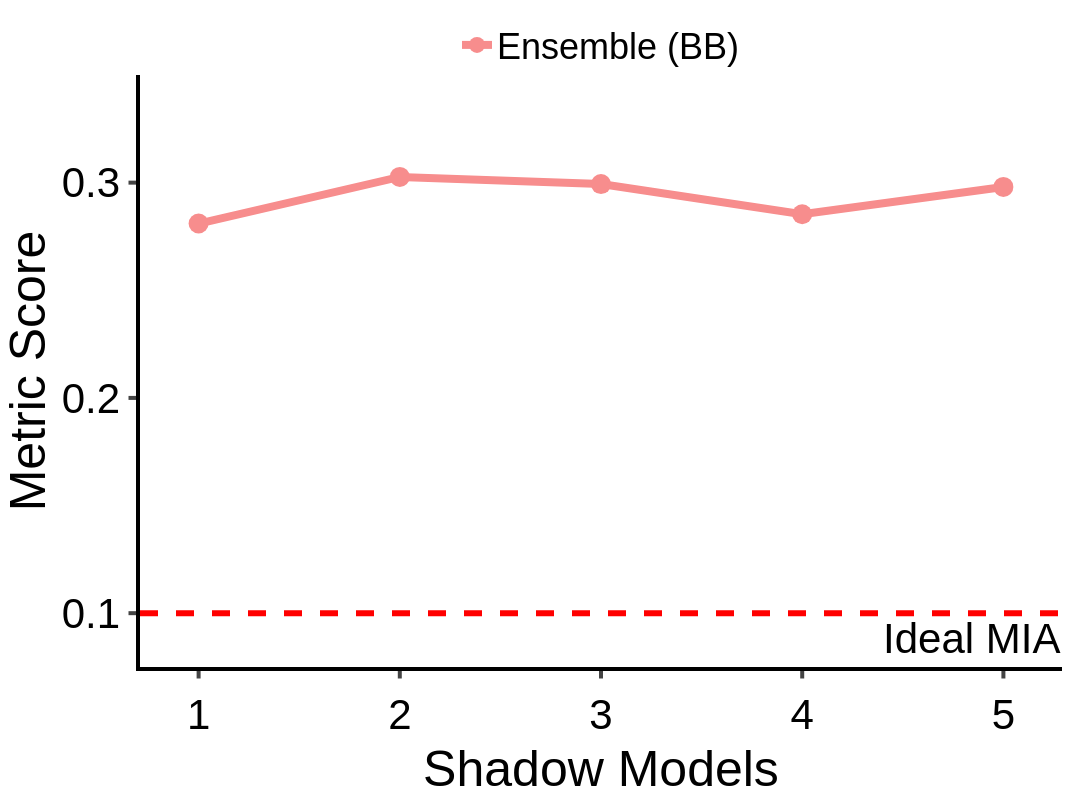

Write notebook code for a chart like this one.
### Code cell
df = {"Shadow Models": shadow_models, "Ensemble (BB)": shadow_models_bb}

fig = px.line(
    data_frame=df,
    x="Shadow Models",
    y=["Ensemble (BB)"],
    markers=True,
)
fig.data[0].line.color = "#f78d8d"
fig.add_hline(y=0.1, line_dash="dash", line_color="red", annotation_text="Ideal MIA", annotation_position="bottom right", line_width=6)
fig.update_layout(
    xaxis=dict(
        tickmode='array', 
        tickvals=shadow_models,
    ),
)
fig.update_xaxes(
    ticks="outside", tickwidth=4, ticklen=7.5, linewidth=4, linecolor="black", tickangle=0, title_font_family="Helvetica", tickfont_family="Helvetica", tickfont_size=FONT_SIZE+10,
)
fig.update_yaxes(
    ticks="outside", tickwidth=4, ticklen=7.5, linewidth=4, linecolor="black", title = "Metric Score", tickangle=0, title_font_family="Helvetica", tickfont_family="Helvetica", tickfont_size=FONT_SIZE+10,
)
fig.update_traces(marker=dict(size=20), line=dict(width=8))
fig.update_yaxes(tickmode='array', tickvals=[0.1, 0.2, 0.3], range=[0.075, 0.35])

customize_figure_layout(fig)
save_and_display_figure(fig, "diabetes_ensemble_dcr_shadow_models", plots_dir)

### Figure 1 — Plotly figure (JSON) as saved in the notebook; plotly's stock layout.template omitted (floating-point values rounded to 4 significant figures)
{"data": [{"hovertemplate": "variable=Ensemble (BB)<br>Shadow Models=%{x}<br>value=%{y}<extra></extra>", "legendgroup": "Ensemble (BB)", "line": {"color": "#f78d8d", "dash": "solid", "width": 8}, "marker": {"size": 20, "symbol": "circle"}, "mode": "lines+markers", "name": "Ensemble (BB)", "orientation": "v", "showlegend": true, "type": "scatter", "x": [1, 2, 3, 4, 5], "xaxis": "x", "y": [0.281, 0.3027, 0.2993, 0.2853, 0.298], "yaxis": "y"}], "layout": {"annotations": [{"showarrow": false, "text": "Ideal MIA", "x": 1, "xanchor": "right", "xref": "x domain", "y": 0.1, "yanchor": "top", "yref": "y"}], "font": {"color": "black", "family": "Helvetica", "size": 42}, "height": 800, "legend": {"font": {"size": 36}, "orientation": "h", "title": {"font": {"family": "Helvetica"}, "text": ""}, "tracegroupgap": 0, "valign": "top", "x": 0.5, "xanchor": "center", "y": 1, "yanchor": "bottom"}, "margin": {"b": 25, "l": 30, "r": 30, "t": 75}, "plot_bgcolor": "white", "shapes": [{"line": {"color": "red", "dash": "dash", "width": 6}, "type": "line", "x0": 0, "x1": 1, "xref": "x domain", "y0": 0.1, "y1": 0.1, "yref": "y"}], "title": {"font": {"family": "Helvetica"}, "x": 0.5, "y": 0.975}, "width": 1100, "xaxis": {"anchor": "y", "domain": [0, 1], "linecolor": "black", "linewidth": 4, "tickangle": 0, "tickfont": {"family": "Helvetica", "size": 42}, "ticklen": 7.5, "tickmode": "array", "ticks": "outside", "tickvals": [1, 2, 3, 4, 5], "tickwidth": 4, "title": {"font": {"family": "Helvetica"}, "text": "Shadow Models"}}, "yaxis": {"anchor": "x", "domain": [0, 1], "linecolor": "black", "linewidth": 4, "range": [0.075, 0.35], "tickangle": 0, "tickfont": {"family": "Helvetica", "size": 42}, "ticklen": 7.5, "tickmode": "array", "ticks": "outside", "tickvals": [0.1, 0.2, 0.3], "tickwidth": 4, "title": {"font": {"family": "Helvetica"}, "text": "Metric Score"}}}}
